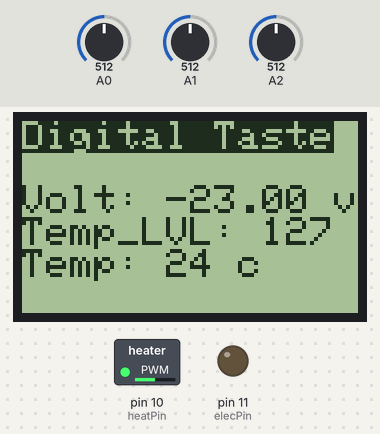
A sketch run on a simulated Arduino Uno, built with avr-gcc and run on an emulated ATmega328P. On the bench: 84×48 one-colour display, switched loads named in the sketch (green lamp = pin HIGH), output pins drawn as LEDs (lit = HIGH). The inputs (shaded band) are chosen by the test bench; at power-on: A1 = 512, A0 = 512, A2 = 512.

Above: at 1.2 s.
1.3 s: A1 set to 529
At 1.8 s:
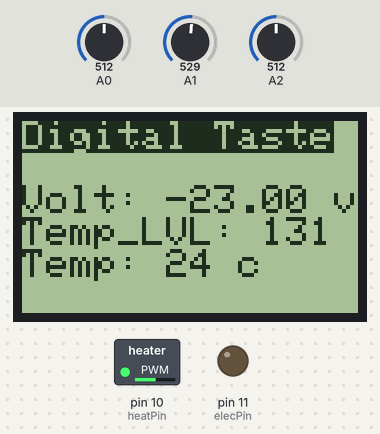
2.9 s: A1 set to 900
At 4.2 s:
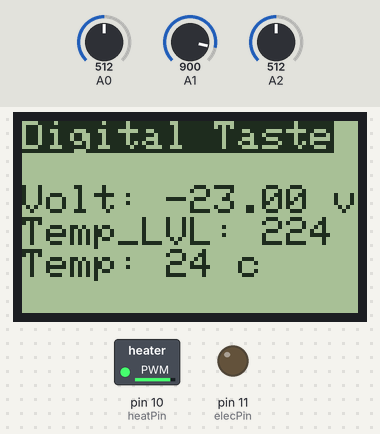
4.5 s: A1 set to 122
At 5.9 s:
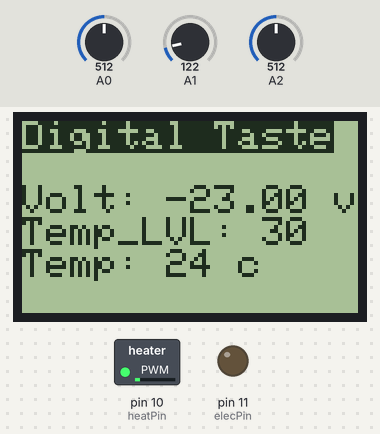
6.2 s: A1 set to 0
At 7.4 s:
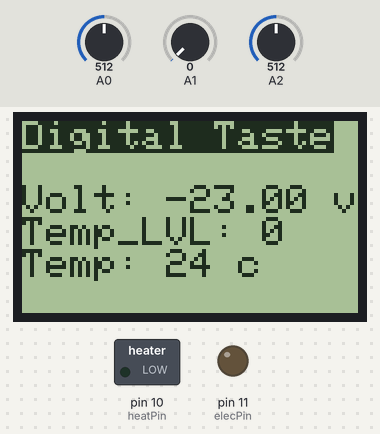
7.9 s: A0 set to 716
At 9.3 s:
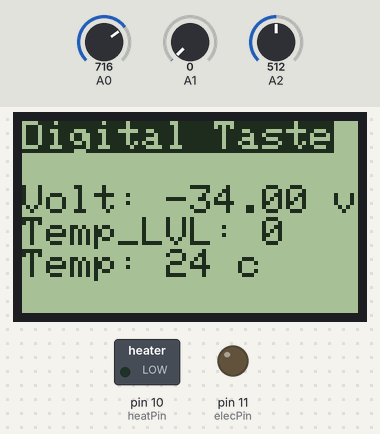
9.6 s: A2 set to 716
At 10.9 s:
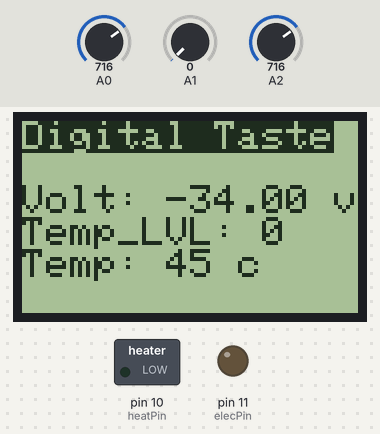
Timing chart, 0 to 12.2 s (numbered marks = the images above; inputs shaded):
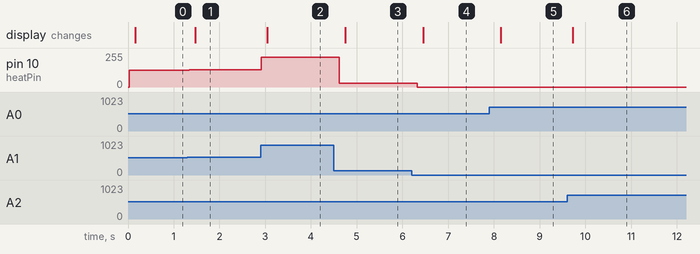

The sketch:

digital_self.ino
```cpp
#include <math.h>

#include <Adafruit_GFX.h>
#include <Adafruit_PCD8544.h>

// pin 7 - Serial clock out (SCLK)
// pin 6 - Serial data out (DIN)
// pin 5 - Data/Command select (D/C)
// pin 4 - LCD chip select (CS)
// pin 3 - LCD reset (RST)
Adafruit_PCD8544 display = Adafruit_PCD8544(7, 6, 5, 4, 3);
int pot = 0;
int potHeat = 0;
int heatPin = 10;
int elecPin = 11;

float vout = 0.0;
float vin = 0.0;
float R1 = 100000.0; // resistance of R1 (100K) -see text!
float R2 = 10000.0; // resistance of R2 (10K) - see text!
int value = 0;

double Thermister(int RawADC) {
  double Temp;
  Temp = log(((10240000/RawADC) - 10000));
  Temp = 1 / (0.001129148 + (0.000234125 * Temp) + (0.0000000876741 * Temp * Temp * Temp));
  Temp = Temp - 273.15;            // Convert Kelvin to Celcius
  //uTemp = (Temp * 9.0)/ 5.0 + 32.0; // Convert Celcius to Fahrenheit
  return Temp;
}

void setup() {
  Serial.begin(9600);
  display.begin();
  pinMode(heatPin, OUTPUT);
  pinMode(elecPin, OUTPUT);
  display.setContrast(50);
}

void loop() {
  // read the value at analog input
  value = analogRead(A0);
  vout = (value * 5.0) / 1024.0; // see text
  vin = vout / (R2/(R1+R2));
  if (vin<0.09) {
    vin=0.0;//statement to quash undesired reading !
  }

  int temperature = (int(Thermister(analogRead(A2))));
  //pot = analogRead(A0);
  potHeat = analogRead(A1);
  //int potMap = int(map(pot, 100, 0, 0, 5));
  int potHeatMap = int(map(potHeat, 0, 1023, 0, 255));
  float potMap = float(map(vin, 4.46, 0, 0, 4.46));
  analogWrite(heatPin, potHeatMap);
  //analogWrite(elecPin, potElecMap);
  delay(100);
  display.clearDisplay();
  display.setTextSize(1);
  display.setTextColor(WHITE, BLACK);
  display.setCursor(0,0);
  display.println("Digital Taste");
  display.println("");
  display.setTextColor(BLACK);
  display.print("Volt: ");
  display.print(potMap);
  display.println(" v");
  //display.println("");
  display.print("Temp_LVL: ");
  display.println(potHeatMap);
  //display.println(" v");
  display.print("Temp: ");
  display.print(temperature);
  display.print(" c");
  display.display();
  //Serial.println(potMap);
  delay(10);

}
```

Measured:
- the behaviour switches between 513 and 514 on A1 (found by bisection; images 0 and 1)
- after the input at 1.3 s, pin 10 (heatPin): 127/255 → 131/255 at once; the display: changes after 0.17 s (image 1)
- after the input at 2.9 s, pin 10 (heatPin): 131/255 → 224/255 at once; the display: changes after 0.15 s (image 2)
- after the input at 4.5 s, pin 10 (heatPin): 224/255 → 30/255 after 0.12 s; the display: changes after 0.26 s (image 3)
- after the input at 6.2 s, pin 10 (heatPin): 30/255 → 0/255 after 0.13 s; the display: changes after 0.26 s (image 4)
- after the input at 7.9 s, the display: changes after 0.25 s (image 5)
- after the input at 9.6 s, the display: changes after 0.12 s (image 6)
